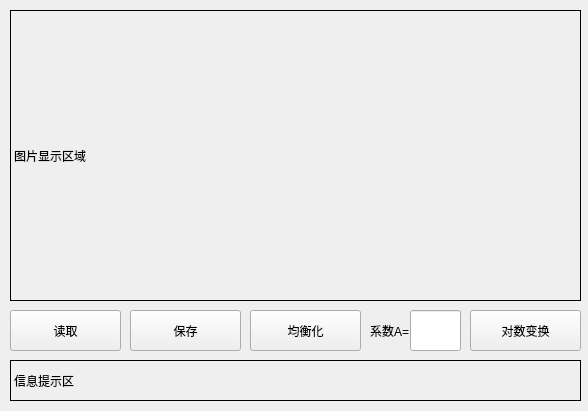
<?xml version="1.0" encoding="UTF-8"?>
<ui version="4.0">
 <class>Widget</class>
 <widget class="QWidget" name="Widget">
  <property name="geometry">
   <rect>
    <x>0</x>
    <y>0</y>
    <width>588</width>
    <height>411</height>
   </rect>
  </property>
  <property name="windowTitle">
   <string>Widget</string>
  </property>
  <widget class="QPushButton" name="pushButton">
   <property name="geometry">
    <rect>
     <x>10</x>
     <y>310</y>
     <width>111</width>
     <height>41</height>
    </rect>
   </property>
   <property name="text">
    <string>读取</string>
   </property>
  </widget>
  <widget class="QPushButton" name="pushButton_2">
   <property name="geometry">
    <rect>
     <x>130</x>
     <y>310</y>
     <width>111</width>
     <height>41</height>
    </rect>
   </property>
   <property name="text">
    <string>保存</string>
   </property>
  </widget>
  <widget class="QPushButton" name="pushButton_3">
   <property name="geometry">
    <rect>
     <x>250</x>
     <y>310</y>
     <width>111</width>
     <height>41</height>
    </rect>
   </property>
   <property name="text">
    <string>均衡化</string>
   </property>
  </widget>
  <widget class="QLabel" name="label">
   <property name="geometry">
    <rect>
     <x>10</x>
     <y>10</y>
     <width>571</width>
     <height>291</height>
    </rect>
   </property>
   <property name="sizePolicy">
    <sizepolicy hsizetype="Preferred" vsizetype="Preferred">
     <horstretch>0</horstretch>
     <verstretch>0</verstretch>
    </sizepolicy>
   </property>
   <property name="frameShape">
    <enum>QFrame::Box</enum>
   </property>
   <property name="text">
    <string>图片显示区域</string>
   </property>
  </widget>
  <widget class="QLabel" name="label_3">
   <property name="geometry">
    <rect>
     <x>370</x>
     <y>310</y>
     <width>61</width>
     <height>41</height>
    </rect>
   </property>
   <property name="text">
    <string>系数A=</string>
   </property>
  </widget>
  <widget class="QLineEdit" name="lineEdit">
   <property name="geometry">
    <rect>
     <x>410</x>
     <y>310</y>
     <width>51</width>
     <height>41</height>
    </rect>
   </property>
  </widget>
  <widget class="QPushButton" name="pushButton_4">
   <property name="geometry">
    <rect>
     <x>470</x>
     <y>310</y>
     <width>111</width>
     <height>41</height>
    </rect>
   </property>
   <property name="text">
    <string>对数变换</string>
   </property>
  </widget>
  <widget class="QLabel" name="label_2">
   <property name="geometry">
    <rect>
     <x>10</x>
     <y>360</y>
     <width>571</width>
     <height>41</height>
    </rect>
   </property>
   <property name="frameShape">
    <enum>QFrame::Box</enum>
   </property>
   <property name="text">
    <string>信息提示区</string>
   </property>
  </widget>
 </widget>
 <layoutdefault spacing="6" margin="11"/>
 <resources/>
 <connections/>
</ui>
